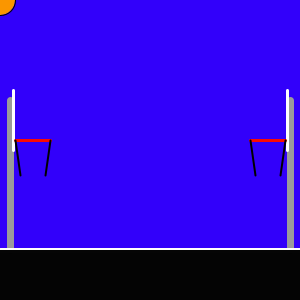
Frame 1 (no input)
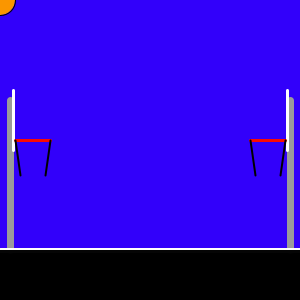
Frame 60 (the mouse pressed at the canvas centre just before this capture)
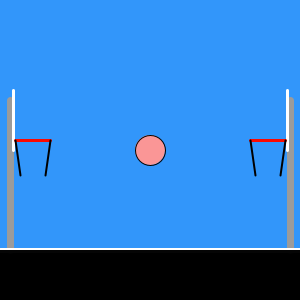
Frame 120 (the mouse held since frame 60 and released just before this capture)

The Processing sketch that drew these frames (run headless with seeded random() and noise(); from frame 60 on, the mouse is pressed at the canvas centre):

// Processing sketch: processing_35633
// ── processing_35633.pde

void setup() {
  size(300,300);
  smooth();
  
}

void draw() {
  
  //Sky
  noStroke();
  colorMode(RGB,255);
  fill(50,mouseX,250);
  rect(0,0,width,250);
  
   //Goals
  stroke(155);
  strokeWeight(7);
  line(10,250,10,100);
  line(290,250,290,100);
  
  stroke(255);
  strokeWeight(3);
  line(13,height/2,13,90);
  line(287,height/2,287,90);
  
  stroke(250,10,2);
  line(15,140,50,140);
  line(285,140,250,140);
  strokeWeight(2);
  
  stroke(0,255);
  line(15,140,20,175);
  line(285,140,280,175);
  line(50,140,45,175);
  line(250,140,255,175);
  
  
  //Court Paint
  stroke(255,255,255);
  strokeWeight(5);
  line(0,250,width,250);
  
  //Court
  fill(0,250);
  noStroke();
  rect(0,250,width,50);
  
  //ball
  fill(250,150,mouseX);
  stroke(0,250);
  strokeWeight(1);
  ellipse(mouseX,mouseY,30,30); 
}
